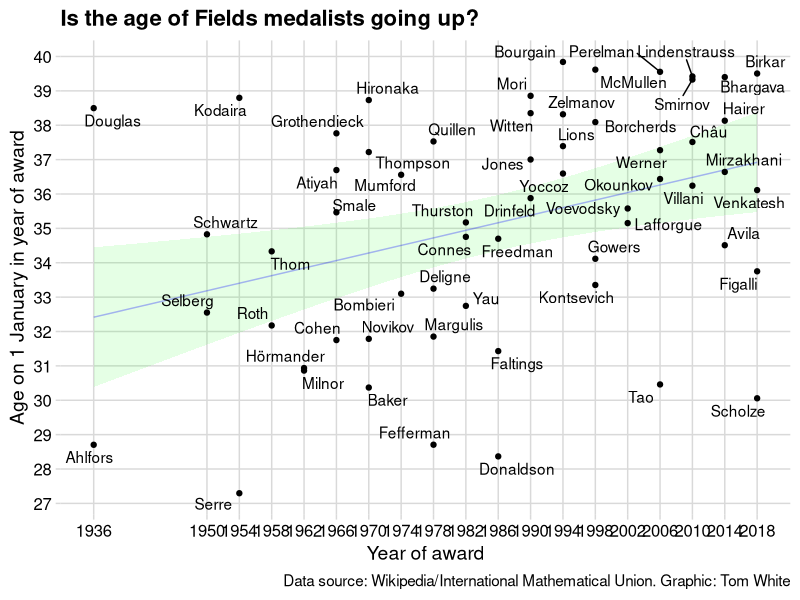
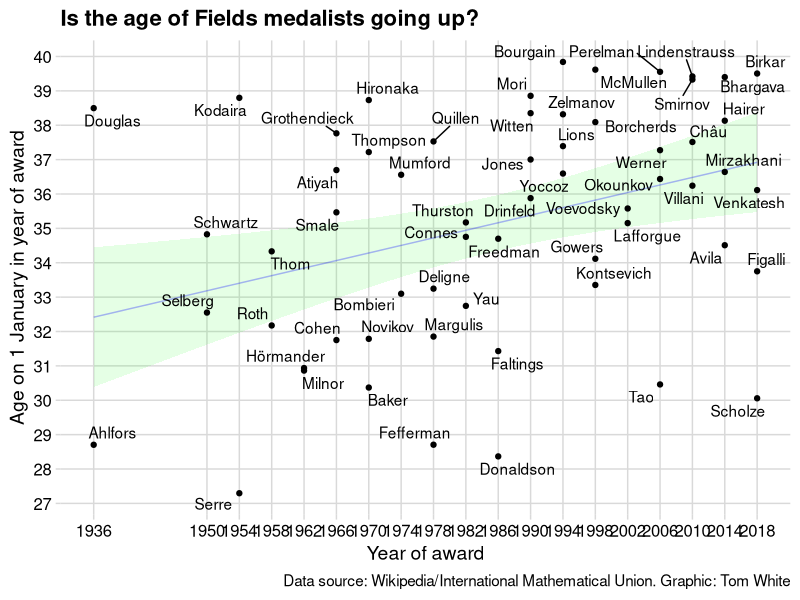

These charts were generated, in order, by the following R code:
library(tidyverse)
library(ggplot2)
library(ggrepel)
library(cowplot)

fields <- read_csv("data/fields.csv") %>%
  # Assume middle of year for Caucher Birkar
  mutate(`Date of birth` = ifelse(Name == "Caucher Birkar", "1 July 1978", `Date of birth`)) %>%  mutate(DOB=dmy(`Date of birth`)) %>%
  mutate(YearStart=dmy(paste("1 Jan", Year))) %>%
  mutate(Age=interval(DOB, YearStart) / years(1))

fields %>%
  ggplot(aes(Year, Age, label=`Last name`)) +
  geom_smooth(method=lm, alpha=0.1, size=0, fill="green") +
  stat_smooth (method=lm, geom="line", alpha=0.3, colour="blue") +
  geom_point() +
  geom_text_repel(min.segment.length = 0.3) +
  scale_x_continuous(name="Year of award", breaks = unique(fields[["Year"]])) +
  scale_y_continuous(name="Age on 1 January in year of award", breaks = seq(27, 41, 1)) +
  labs(
    title = "Is the age of Fields medalists going up?",
    caption = "Data source: Wikipedia/International Mathematical Union. Graphic: Tom White"
  ) +
  theme_minimal_grid()

ggsave("33-age-of-fields-medalists.png", width = 10, height = 7, dpi = "retina")
